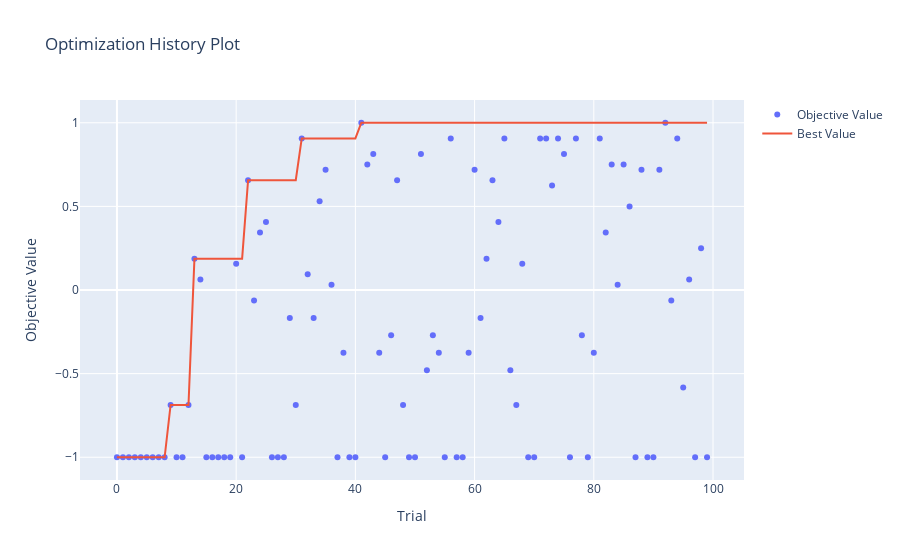

Source (notebook cell):
### Code cell
plot_optimization_history(study)
